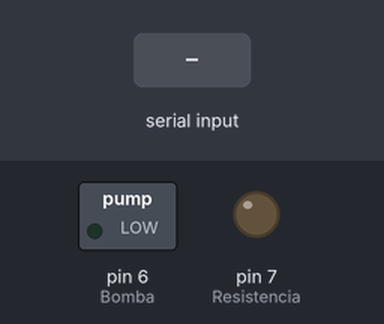
Simulated run of this sketch. Board: Arduino Uno, built with avr-gcc and run on an emulated ATmega328P. On the bench: switched loads named in the sketch (green lamp = pin HIGH), output pins drawn as LEDs (lit = HIGH). Inputs (shaded band) come from the test bench.

Above: at 1.2 s.
1.3 s: "B" received over Serial
At 2.6 s:
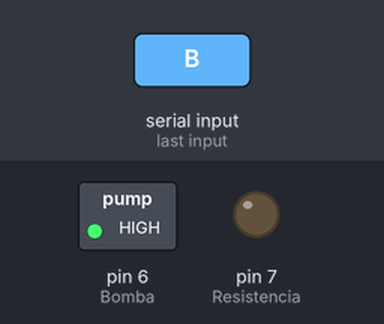
2.9 s: "R" received over Serial
At 4.0 s:
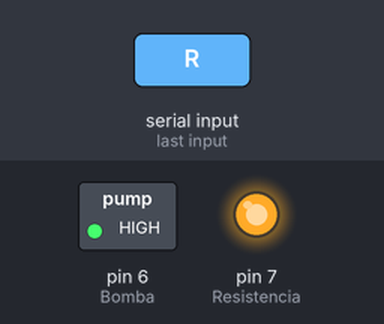
4.5 s: "b" received over Serial
At 5.2 s:
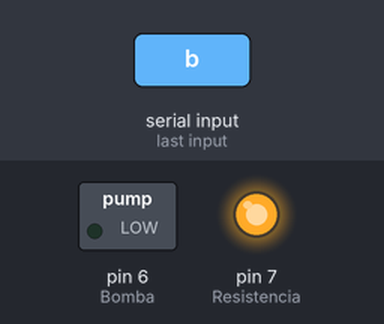
6.0 s: "r" received over Serial
At 6.3 s:
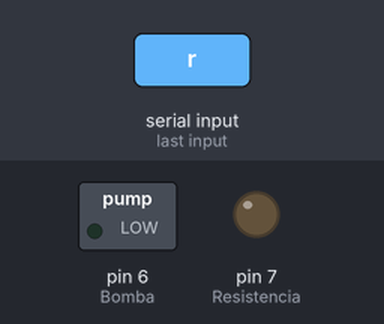
Timing chart, 0 to 8.5 s (numbered marks = the images above; inputs shaded):
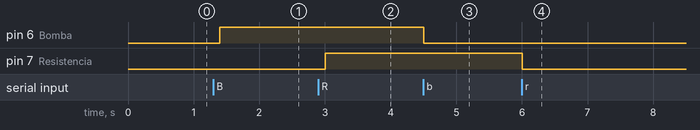

Measured:
- after the input at 1.3 s, pin 6 (Bomba): LOW → HIGH after 0.10 s
- after the input at 2.9 s, pin 7 (Resistencia): LOW → HIGH after 0.10 s
- after the input at 4.5 s, pin 6 (Bomba): HIGH → LOW at once
- after the input at 6.0 s, pin 7 (Resistencia): HIGH → LOW at once

The sketch:

Contactores.ino
```cpp
int Bomba = 6;
int Resistencia = 7;
//int Est_B=0;
//int R=0;
//int Est_R=0;

void admin_valor(char(t))
{
  if(t=='B')
    {
      digitalWrite(Bomba,HIGH);
    }
  if( t=='b')
    {
      digitalWrite(Bomba,LOW);
    }
  if(t=='R')
    {
      digitalWrite(Resistencia,HIGH);
    }
  if( t=='r')
    {
      digitalWrite(Resistencia,LOW);
    }

}

void captura()
{
  if(Serial.available()==0)
  {
    delay(100);
  }
  if(Serial.available()>0)
  {
    char estado= Serial.read();
    admin_valor(estado);
  }

}

void setup()
{
  pinMode(Bomba,OUTPUT);
  pinMode(Resistencia,OUTPUT);
  Serial.begin(9600);
}
void loop()
{
  captura();

}
```
